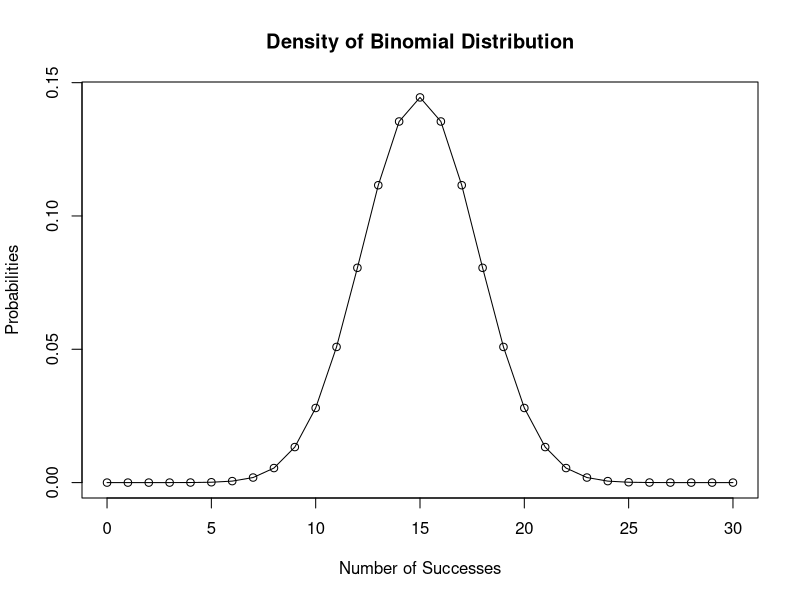
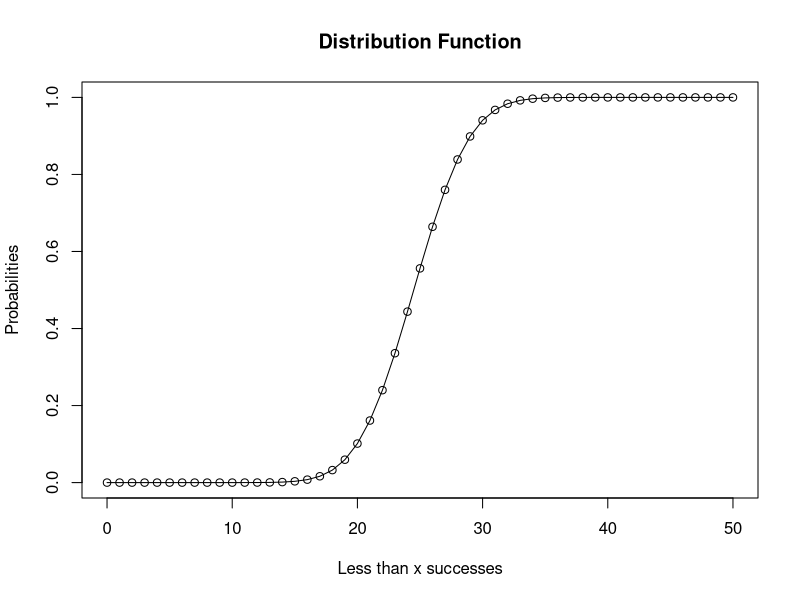
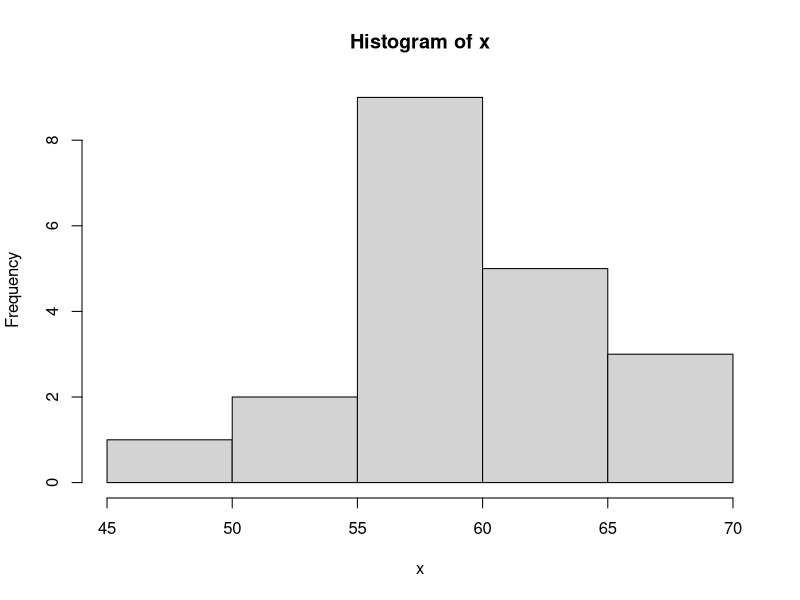
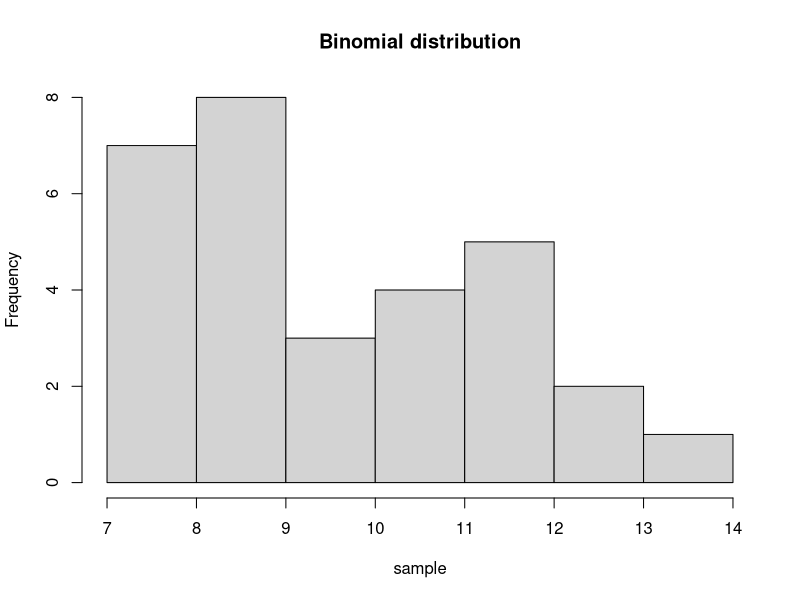
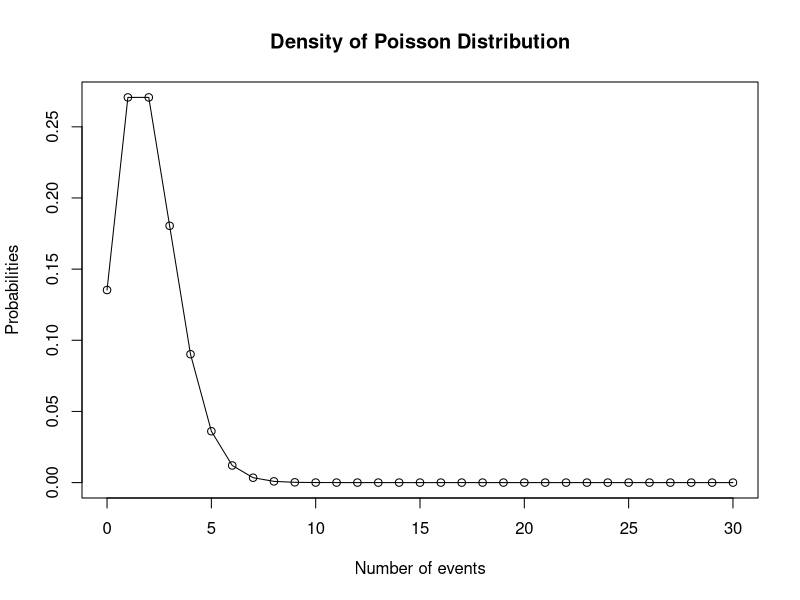
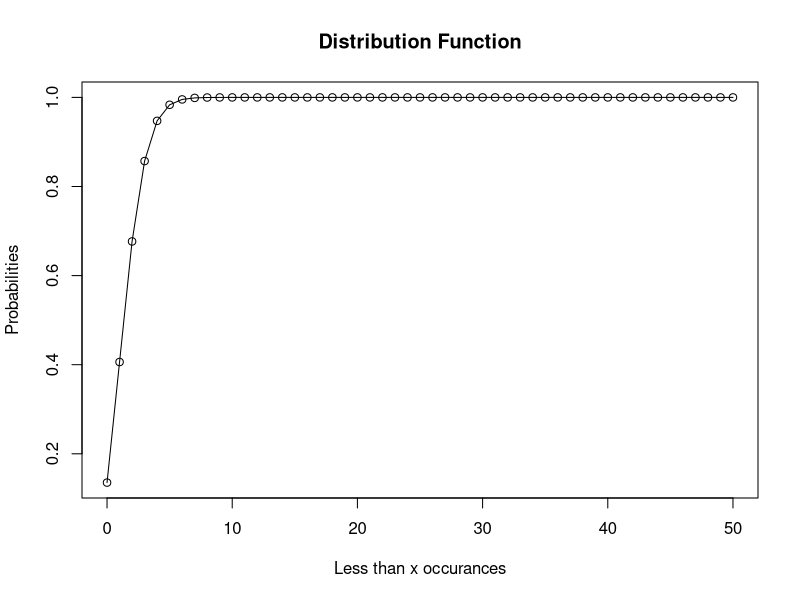
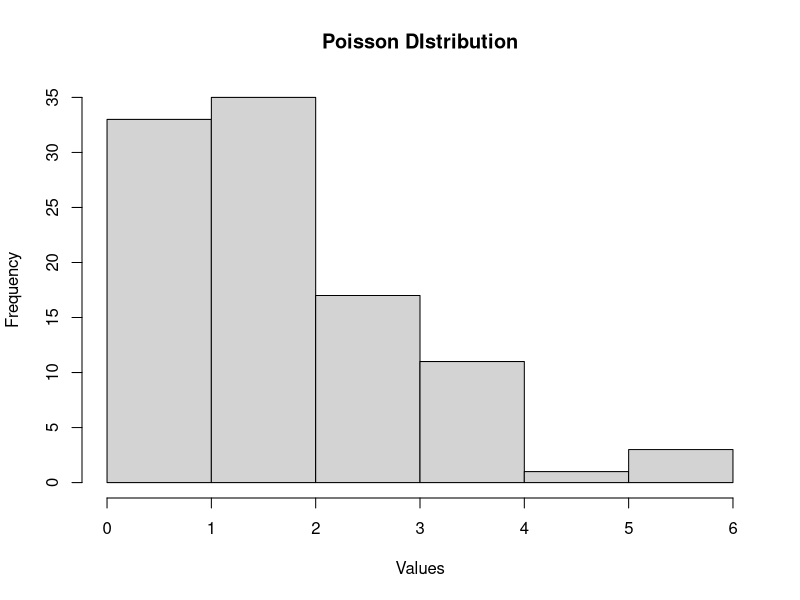
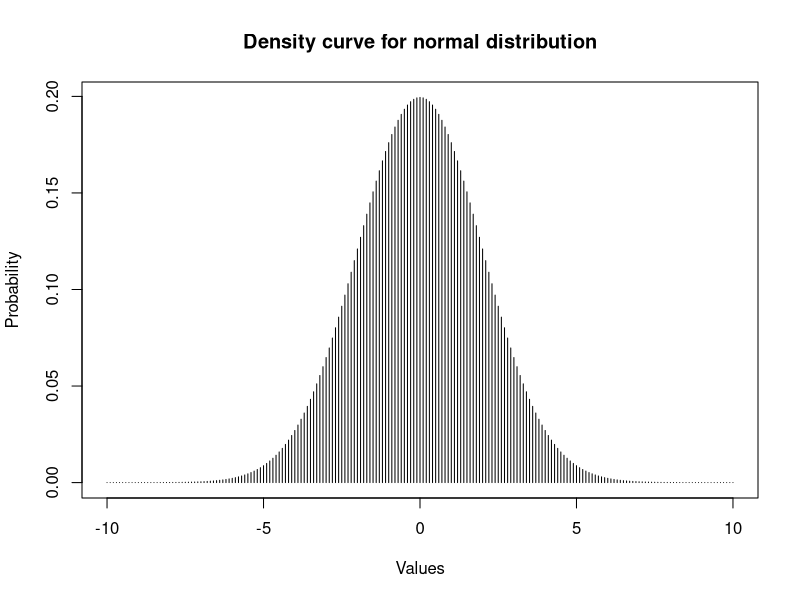

Write the R code that produced these figures, in order.
## ---- chunk 1
set.seed(0)
## ---- chunk 2
# Create a sample of 30 numbers which are incremented by 1.
x <- seq(0,30,by = 1)

# Create the binomial distribution.
y <- dbinom(x,30,0.5)

# Plot the graph for this sample.
plot(x,y, main = "Density of Binomial Distribution", 
     ylab = "Probabilities", xlab = "Number of Successes", type = "o")

## ---- chunk 3
# Probability of getting 25 or less heads from a 50 tosses of a coin.
x = pbinom(25,50,0.5)
x
x = seq(0,50,1)
y = pbinom(x,50,0.5)
plot(x,y, main = "Distribution Function",
     ylab = "Probabilities", xlab = "Less than x successes", type = "o" )
## ---- chunk 4
# How many heads will have a probability of 0.25 will come out when a coin
# is tossed 51 times.
x <- qbinom(0.25,51,1/2)
x
## ---- chunk 5
# Find 20 random values from a sample of 150 with probability of 0.4.
x <- rbinom(20,150,.4)
x
hist(x)

## ---- chunk 6
dbinom(10,20,0.5)

## ---- chunk 7
pbinom(10,20,0.5)
## ---- chunk 8
sample=rbinom(30,20,0.5)
sample
hist(sample, main = "Binomial distribution")
## ---- chunk 9
# Create a sample of 30 numbers which are incremented by 1.
x <- seq(0,30,by = 1)

# Create the binomial distribution.
y <- dpois(x,2)

# Plot the graph for this sample.
plot(x,y, main = "Density of Poisson Distribution", 
     ylab = "Probabilities", xlab = "Number of events", type = "o")
## ---- chunk 10
# Probability of getting 25 or less heads from a 50 tosses of a coin.
x = ppois(5,2)
x
x = seq(0,50,1)
y = ppois(x,2)
plot(x,y, main = "Distribution Function",
     ylab = "Probabilities", xlab = "Less than x occurances", type = "o" )
## ---- chunk 11
x <- qpois(0.5,2)
x
## ---- chunk 12
# Create a sample of 100 numbers which are Poisson distributed.
y <- rpois(100, lambda = 2)

# Plot the histogram for this sample.
hist(y, main = "Poisson DIstribution", xlab = "Values")
## ---- chunk 13
dpois(4,2)  # the probability of 4 misprints
ppois(5,2)  # the probability of getting less than 5 misprints
## ---- chunk 14
rpois(30,2)
## ---- chunk 15
# Create a sequence of numbers between -10 and 10 incrementing by 0.1.
x <- seq(-10, 10, by = .1)

# Choose the mean as 2.5 and standard deviation as 0.5.
y <- dnorm(x, mean = 0, sd = 2)

# Plot the density curve
plot(x,y, main = "Density curve for normal distribution", 
     xlab="Values", ylab = "Probability", type = "h")
## ---- chunk 16
# Create a sequence of numbers between -10 and 10 incrementing by 0.2.
x <- seq(-10,10,by = .2)
 
# Choose the mean as 2.5 and standard deviation as 2. 
y <- pnorm(x, mean = 2.5, sd = 2)

# Plot the graph.
plot(x,y, main = "Distribution curve for normal distribution", 
     xlab = "Values", ylab = "Probabilities", type = "o")

## ---- chunk 17
# Create a sequence of probability values incrementing by 0.01.
x <- seq(0, 1, by = 0.01)

# Choose the mean as 2 and standard deviation as 3.
y <- qnorm(x, mean = 2, sd = 1)

# Plot the graph.
plot(x,y, type = "o", xlab = "Probabilities", ylab = "Values", main = "Area under normal curve")

## ---- chunk 18
# Create a sample of 100 numbers which are normally distributed.
y <- rnorm(100, mean = 2, sd=2)

# Plot the histogram for this sample.
hist(y, main = "Normal DIstribution", xlab = "Values")
